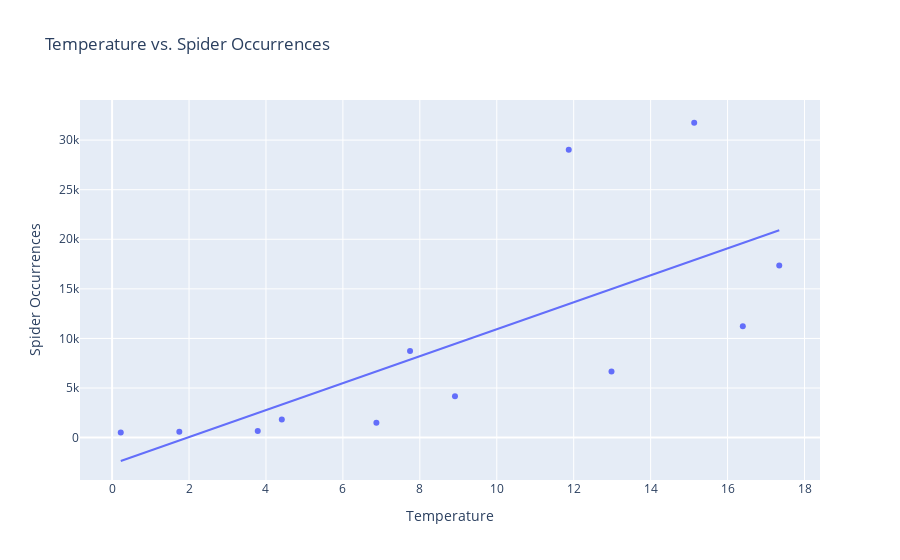

Write notebook code for a chart like this one.
### Code cell
# Group occurrences by month and calculate average temperature and precipitation
monthly_data = data.groupby('Month').agg({'Temperature': 'mean', 'Precipitation': 'mean', 'occurrenceStatus': 'sum'}).reset_index()

# Plotting temperature and spider occurrences
fig = px.scatter(monthly_data, x='Temperature', y='occurrenceStatus', trendline='ols', title='Temperature vs. Spider Occurrences')
fig.update_layout(xaxis_title='Temperature', yaxis_title='Spider Occurrences')
fig.show()

### Figure 1 — Plotly figure (JSON) as saved in the notebook; plotly's stock layout.template omitted (floating-point values rounded to 4 significant figures)
{"data": [{"hovertemplate": "Temperature=%{x}<br>occurrenceStatus=%{y}<extra></extra>", "legendgroup": "", "marker": {"color": "#636efa", "symbol": "circle"}, "mode": "markers", "name": "", "orientation": "v", "showlegend": false, "type": "scatter", "x": [0.2248, 3.786, 6.871, 7.745, 11.87, 15.13, 17.34, 16.4, 12.98, 8.913, 4.412, 1.748], "xaxis": "x", "y": [512, 666, 1505, 8738, 29021, 31750, 17360, 11240, 6658, 4166, 1834, 586], "yaxis": "y"}, {"hovertemplate": "<b>OLS trendline</b><br>occurrenceStatus = 1359.16 * Temperature + -2664.34<br>R<sup>2</sup>=0.510386<br><br>Temperature=%{x}<br>occurrenceStatus=%{y} <b>(trend)</b><extra></extra>", "legendgroup": "", "marker": {"color": "#636efa", "symbol": "circle"}, "mode": "lines", "name": "", "showlegend": false, "type": "scatter", "x": [0.2248, 1.748, 3.786, 4.412, 6.871, 7.745, 8.913, 11.87, 12.98, 15.13, 16.4, 17.34], "xaxis": "x", "y": [-2359.0, -288.8, 2482.0, 3332.0, 6674.0, 7863.0, 9450.0, 13470.0, 14980.0, 17900.0, 19620.0, 20910.0], "yaxis": "y"}], "layout": {"legend": {"tracegroupgap": 0}, "title": {"text": "Temperature vs. Spider Occurrences"}, "xaxis": {"anchor": "y", "domain": [0, 1], "title": {"text": "Temperature"}}, "yaxis": {"anchor": "x", "domain": [0, 1], "title": {"text": "Spider Occurrences"}}}}
